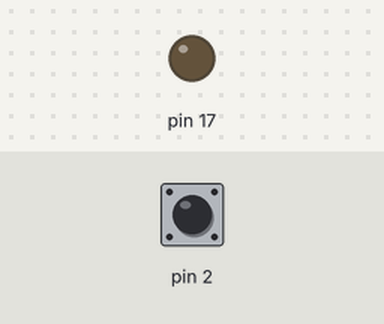
A sketch run on a simulated Arduino Uno, built with avr-gcc and run on an emulated ATmega328P. Parts: output pins drawn as LEDs (lit = HIGH). The test bench sets the inputs (shaded band); at power-on: pin 2 HIGH.

Above: at 1.2 s.
1.3 s: pin 2 pulled LOW for 0.15 s
At 1.6 s:
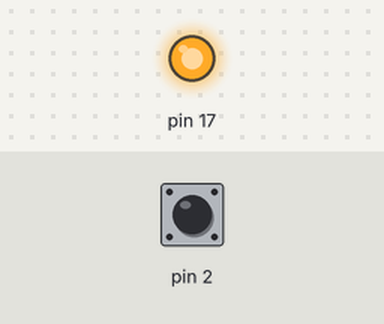
2.9 s: pin 2 pulled LOW for 1 s
At 4.0 s:
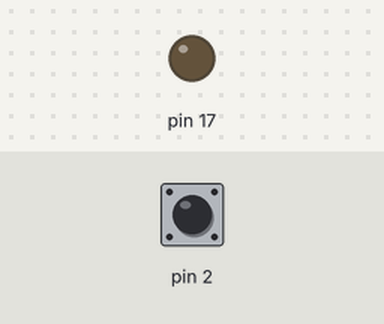
5.4 s: pin 2 pulled LOW for 3.2 s
At 5.9 s:
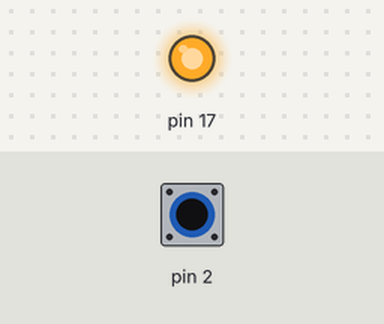
Timing chart, 0 to 8.4 s (numbered marks = the images above; inputs shaded):
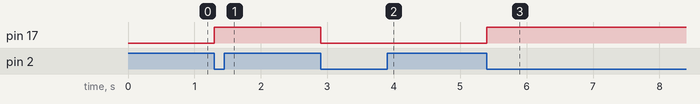

The sketch:

20251112_int0_test2.ino
```cpp
#include "int0_chatter.h"

void setup() {
bitSet(DDRC,PC3); // PC3-OUTPUT
bitSet(PORTD,PD2); // 内部プルアップ有効
bitClear(EICRA,ISC00); // ISC00=0
bitSet(EICRA,ISC01); // ISC01=1
bitSet(EIMSK,INT0); // INT0-ENABLE
bitClear(PORTC,PC3); // LED-消灯
}
void loop(void) {
sw_state();
}
```

int0_chatter.h
```cpp
#define INT0_CHAT 10000UL

void sw_state();

extern volatile char state;
extern volatile unsigned long cnt;
```

int_chatter.ino
```cpp
#include "int0_chatter.h"

volatile char state = 0;
volatile unsigned long cnt = INT0_CHAT;

ISR(INT0_vect){
    PORTC ^= (0x1 << PC3); // LED の反転
    bitClear(EIMSK,INT0); // INT0 割込み禁止
    state = 1; // チャタリング対策開始
    cnt = INT0_CHAT;  //cnt = INT0_CHAT = 10000UL
}
void sw_state(void)
{
    switch(state){
      case 1:
      --cnt;
      if(cnt == 0){
        state = 0;
        cnt = INT0_CHAT;
      }break;
      case 0:
      if(bitRead(PIND,PD2)){
      --cnt;
        if(cnt == 0){
          bitSet(EIFR,INTF0);
          bitSet(EIMSK,INT0);
          cnt = INT0_CHAT;
        }
      }
    }
}
```

Measured:
- after the input at 1.3 s, pin 17: LOW → HIGH at once
- after the input at 2.9 s, pin 17: HIGH → LOW at once
- after the input at 5.4 s, pin 17: LOW → HIGH at once
